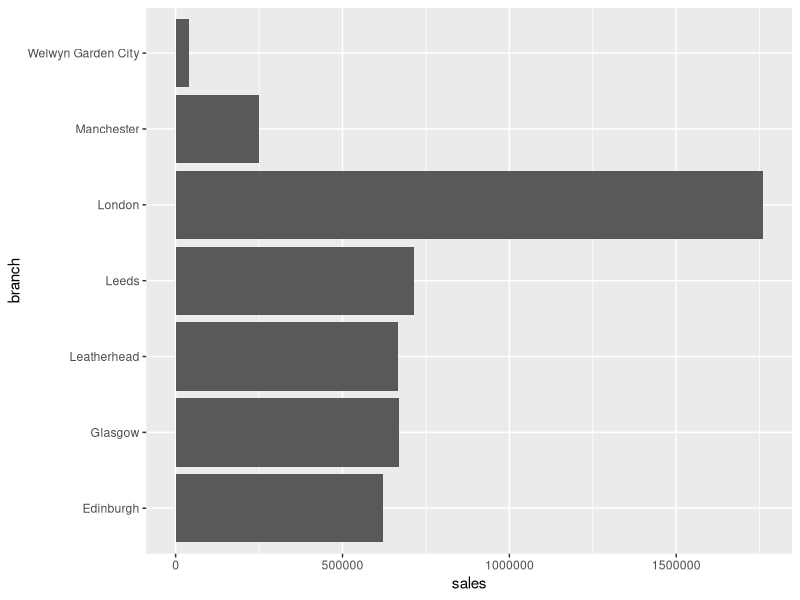
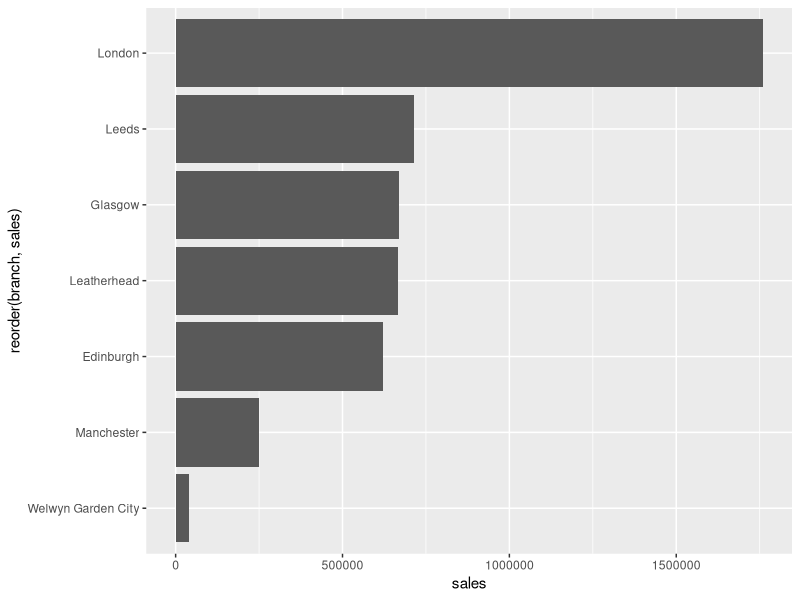
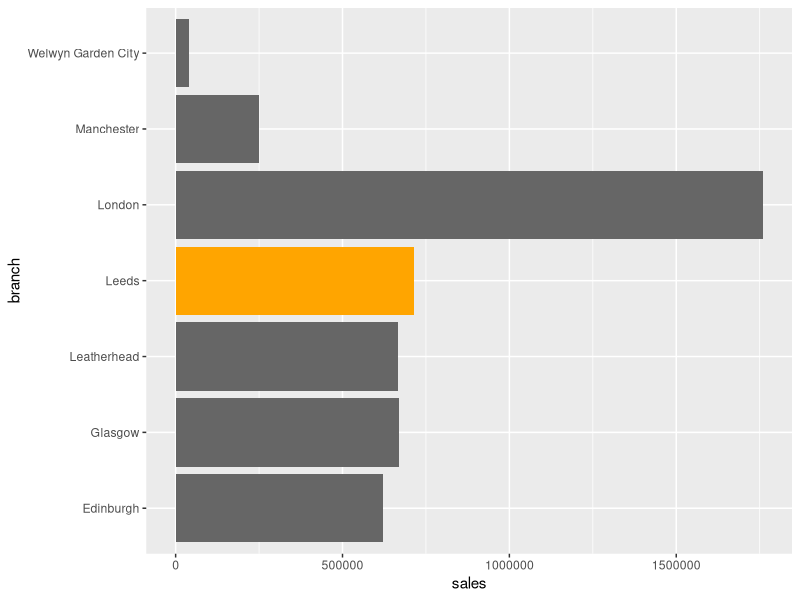
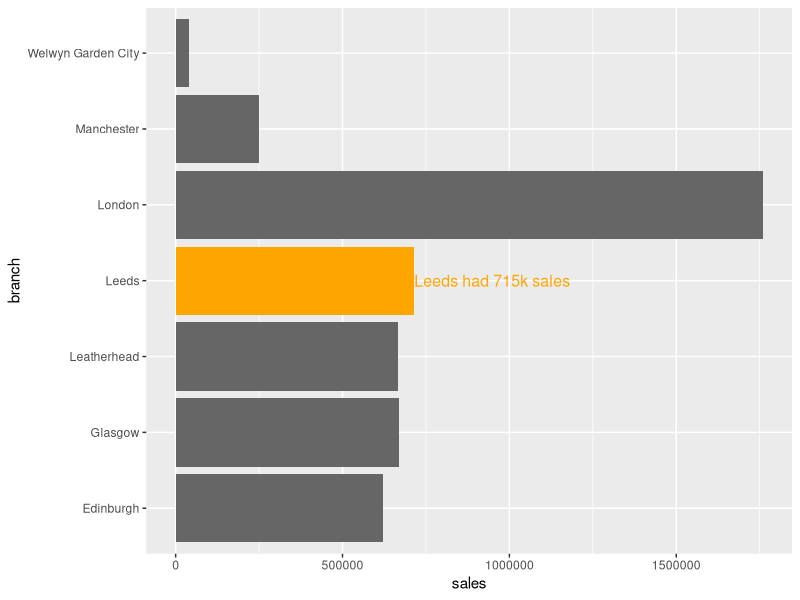
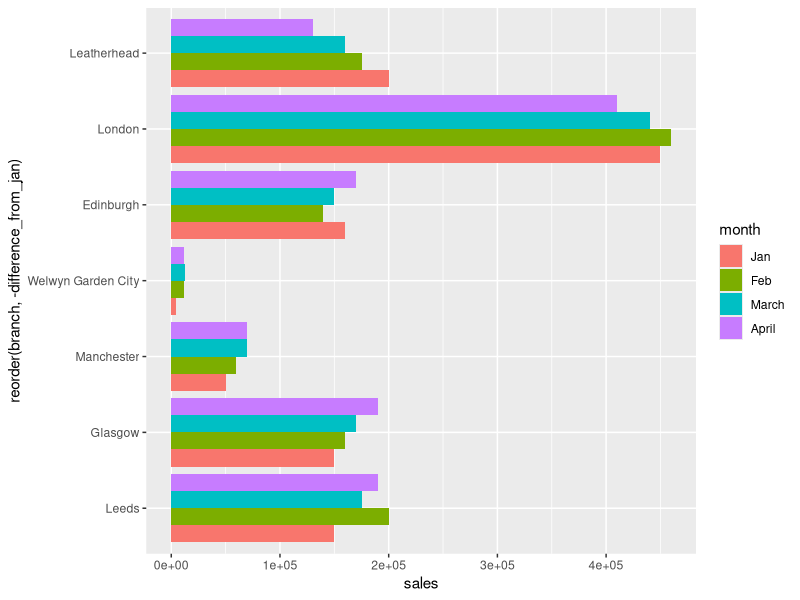
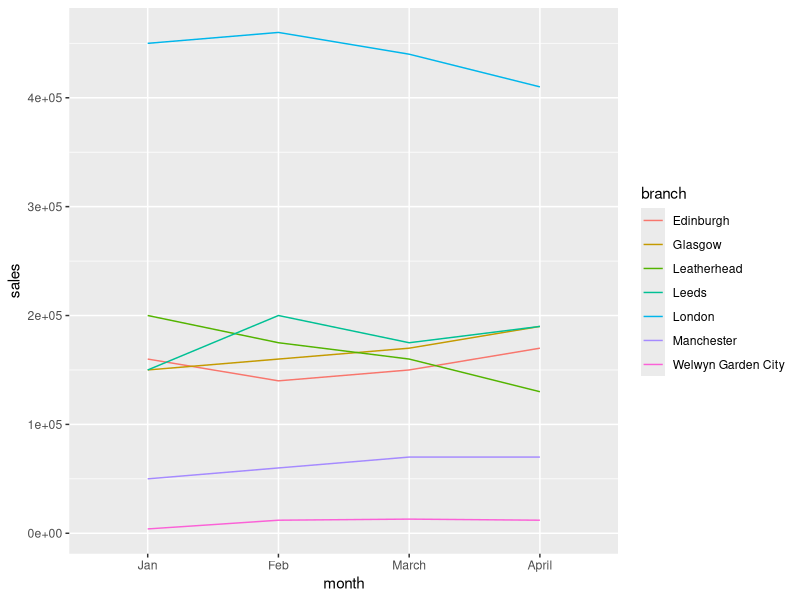
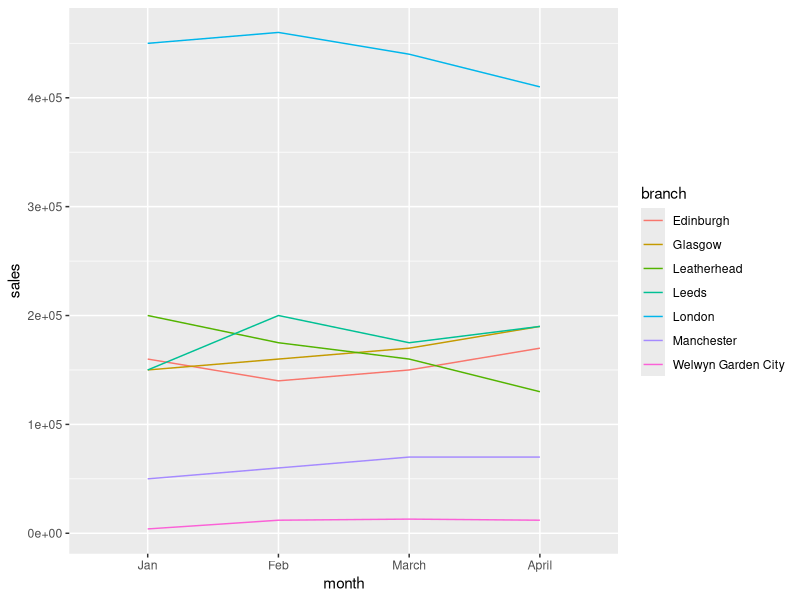
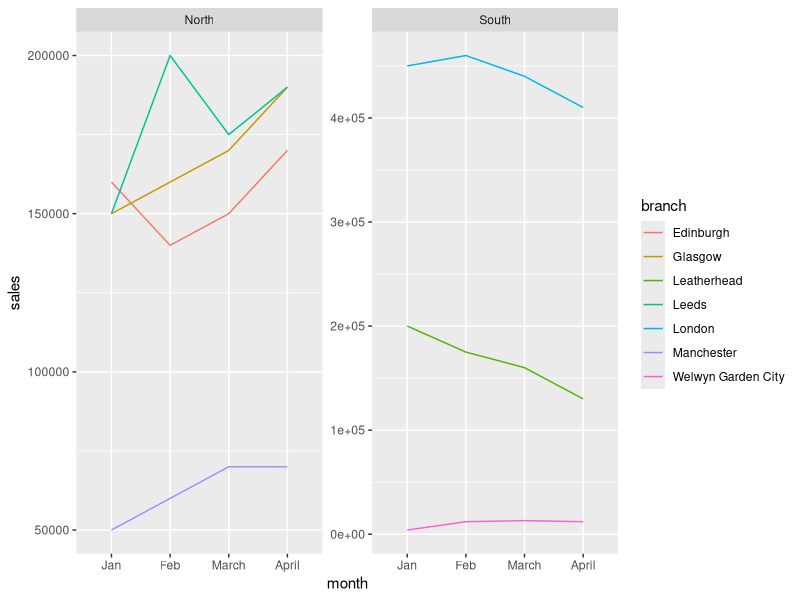

These charts were generated, in order, by the following R code:
## ---- chunk 1
library(tidyverse)
## ---- chunk 2
total_sales <- read_csv("data/total_sales.csv")
## ---- chunk 3
total_sales %>% 
  ggplot(aes(branch, sales)) +
  geom_col() +
  coord_flip()
## ---- chunk 4
total_sales %>% 
  ggplot(aes(x = reorder(branch, sales), y = sales)) +
  geom_col() +
  coord_flip()
## ---- chunk 5
total_sales %>% 
  ggplot(aes(branch, sales, fill = branch == "Leeds")) +
  geom_col() +
  scale_fill_manual(values = c("grey40", "orange"), guide = "none") +
  coord_flip()
## ---- chunk 6
annotate <- total_sales %>% 
  mutate(label_text = ifelse(branch == "Leeds",
                             "Leeds had 715k sales",
                             NA))

annotate %>% 
  ggplot(aes(branch, sales,
             fill = branch == "Leeds")) +
  geom_col() +
  scale_fill_manual(values = c("grey40", "orange"),
                    guide = "none") +
  coord_flip() +
  geom_text(aes(label = label_text),
            colour = "orange", size = 4, hjust = 0)
## ---- chunk 7
monthly_sales <- read_csv("data/monthly_sales.csv") %>%
  mutate(month = factor(month, levels = c("Jan", "Feb", "March", "April")))

head(monthly_sales)
ggplot(monthly_sales) +
  aes(x = reorder(branch, -difference_from_jan), y = sales, fill = month) +
  geom_col(position = "dodge") +
  coord_flip()
## ---- chunk 8
monthly_sales %>% 
  ggplot(aes(x = month, y = sales, group = branch, col = branch)) +
  geom_line()
## ---- chunk 9
ggplot(monthly_sales) +
  aes(x = month, y = sales, group = branch, colour = branch) +
  geom_line() 
## ---- chunk 10
monthly_sales %>% 
  mutate(region = if_else(branch %in% c("Edinburgh", "Glasgow", "Leeds", "Manchester"), "North", "South")) %>% 
  ggplot(aes(x = month, y = sales, group = branch, colour = branch)) +
  geom_line() +
  facet_wrap(~ region, scales = "free_y")
## ---- chunk 11
got_ratings <- read_csv("data/got_ratings.csv")
## ---- chunk 12
got_ratings %>% 
  mutate(show_avg = mean(average_rating)) %>% 
  group_by(series) %>% 
  mutate(series_avg = mean(average_rating)) %>% 
  ungroup() %>% 
  ggplot(aes(x = episode, y = average_rating, colour = average_rating)) +
  geom_line() +
  geom_line(aes(episode, y = series_avg), colour = "red") +
  geom_line(aes(episode, y = show_avg), colour = "orange") +
  scale_x_continuous(breaks = 1:10) +
  facet_wrap(~ series, scales = "free_y")
